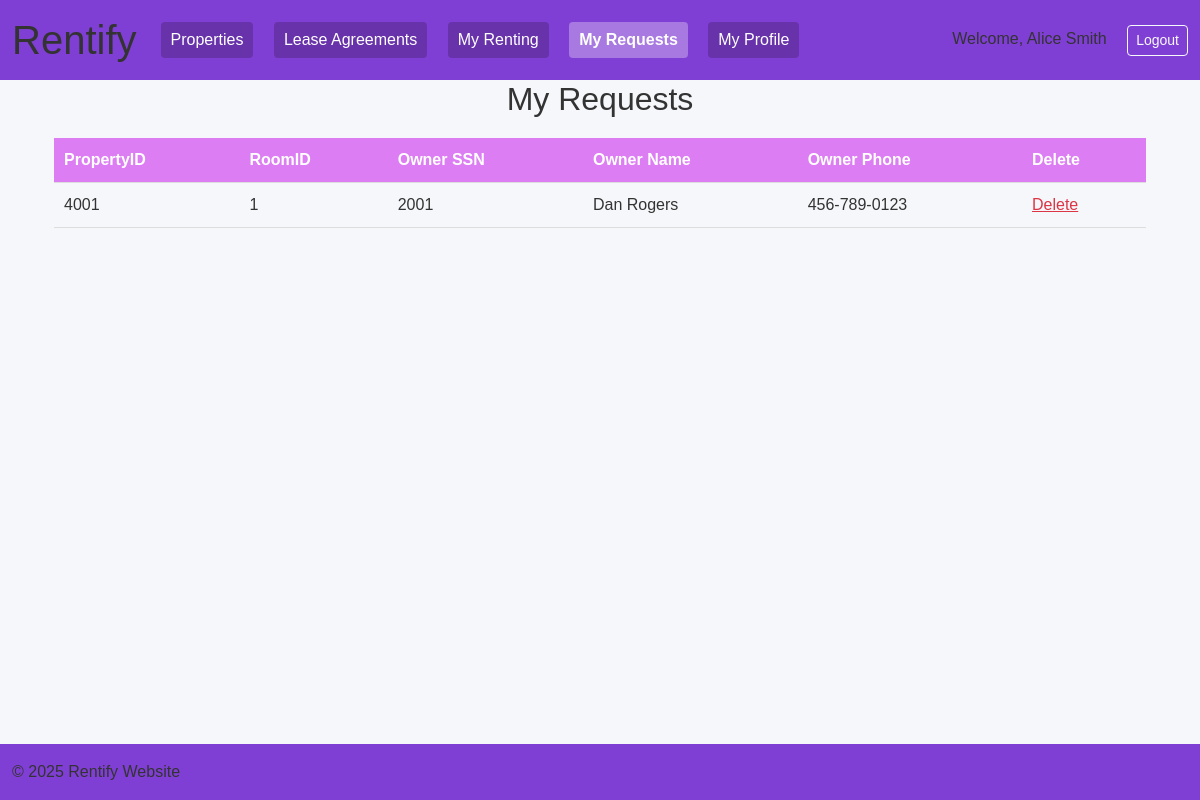
The app's page /my-requests (signed in) with its own data.
### tables this page shows
CREATE TABLE PERSON (
        SSN INTEGER PRIMARY KEY,
        FirstName TEXT NOT NULL,
        LastName TEXT,
        UserName TEXT UNIQUE,
        Password TEXT,
        Phone TEXT
    );

CREATE TABLE REQUESTS (
        PropertyID INTEGER,
        RoomID INTEGER,
        ClientSSN INTEGER,
        PRIMARY KEY (PropertyID, RoomID, ClientSSN),
        FOREIGN KEY (PropertyID, RoomID) REFERENCES ROOM(PropertyID, RoomID)
        ON DELETE CASCADE ON UPDATE CASCADE,
        FOREIGN KEY (ClientSSN) REFERENCES CLIENT(SSN)
        ON DELETE CASCADE ON UPDATE CASCADE
    );

CREATE TABLE PROPERTY (
        PropertyID INTEGER PRIMARY KEY,
        Address TEXT NOT NULL,
        Description TEXT,
        OwnerSSN INTEGER,
        FOREIGN KEY (OwnerSSN) REFERENCES HOMEOWNER(SSN)
        ON DELETE CASCADE ON UPDATE CASCADE
    );

### app.py (the view)
@app.route("/my-requests", methods=["GET"])
def my_request_view():
    if session.get('access') == 'homeowner':
        with sqlite3.connect("Homeapp.db") as conn:
            requests = conn.execute("SELECT r.PropertyID, r.RoomID, r.ClientSSN, per2.FirstName, per2.LastName, per2.Phone FROM REQUESTS r INNER JOIN PROPERTY p ON p.PropertyID = r.PropertyID INNER JOIN PERSON per1 ON p.OwnerSSN = per1.SSN INNER JOIN PERSON per2 ON r.ClientSSN = per2.SSN WHERE OwnerSSN = ?", (session.get('ssn'),)).fetchall()
    else:
        with sqlite3.connect("Homeapp.db") as conn:
            requests = conn.execute("SELECT r.PropertyID, r.RoomID, p.OwnerSSN, per1.FirstName, per1.LastName, per1.Phone FROM REQUESTS r INNER JOIN PROPERTY p ON p.PropertyID = r.PropertyID INNER JOIN PERSON per1 ON p.OwnerSSN = per1.SSN INNER JOIN PERSON per2 ON r.ClientSSN = per2.SSN WHERE ClientSSN = ?", (session.get('ssn'),)).fetchall()
    return render_template("RequestView.html", requests=requests)

### templates/RequestView.html (shortened to what this page needs)
{% extends 'base.html' %}
{% block content %}
<div class="container">
  <h2>My Requests</h2>
  <table>
    <thead>
      <tr>
        <th>PropertyID</th>
        <th>RoomID</th>
        {% if session.get('access') == 'client' %}
        <th>Owner SSN</th>
        <th>Owner Name</th>
        <th>Owner Phone</th>
        {% elif session.get('access') == 'homeowner' %}
        <th>Client SSN</th>
        <th>Client Name</th>
        <th>Client Phone</th>
        {% endif %}
        <th>Delete</th>
      </tr>
    </thead>
    <tbody>
      {% for request in requests %}
      <tr>
        <td>{{ request[0] }}</td>
        <td>{{ request[1] }}</td>
        <td>{{ request[2] }}</td>
        <td>{{ request[3]+" "+request[4] }}</td>
        <td>{{ request[5] }}</td>
        <td>
            {% if session.get('access') == 'homeowner' %}
                <a href="{{ url_for('my_request_delete', property_id=request[0], room_id=request[1], client_ssn=request[2]) }}"
                onclick="return confirm('Are you sure you want to delete this request?');"
                class="text-danger">Delete</a>
            {% else %}
                <a href="{{ url_for('my_request_delete', property_id=request[0], room_id=request[1], client_ssn=session.get('ssn')) }}"
                    onclick="return confirm('Are you sure you want to delete this request?');"
                    class="text-danger">Delete</a>
            {% endif %}
        </td>
      </tr>
      {% endfor %}
    </tbody>
  </table>
</div>
{% endblock %}

### static/css/styles.css (style rules this page uses)
body { font-family: Arial, sans-serif; background-color: #f5f7fa; color: #333; }
h2 { margin-bottom: 20px; text-align: center; }
table { width: 100%; border-collapse: collapse; }
th, td { padding: 10px; text-align: left; border-bottom: 1px solid #ddd; }
th { background-color: #dd7df3; color: white; }

### records on screen
PERSON: PropertyID "4001", RoomID "1", OwnerSSN "2001", FirstName+LastName "Dan Rogers", Phone "456-789-0123"

### other values on screen
{{ session['name'] }} "Alice Smith"
